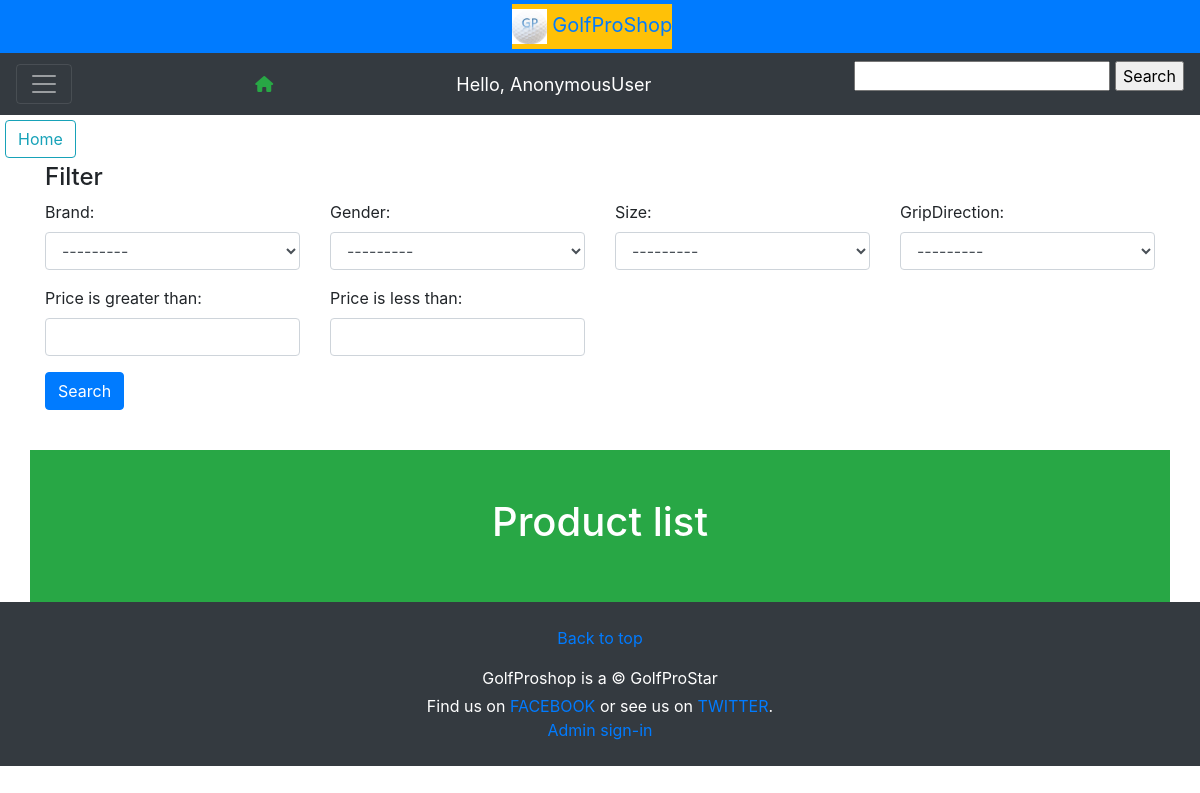
/ProductList/, run on an earlier commit of the app's database.
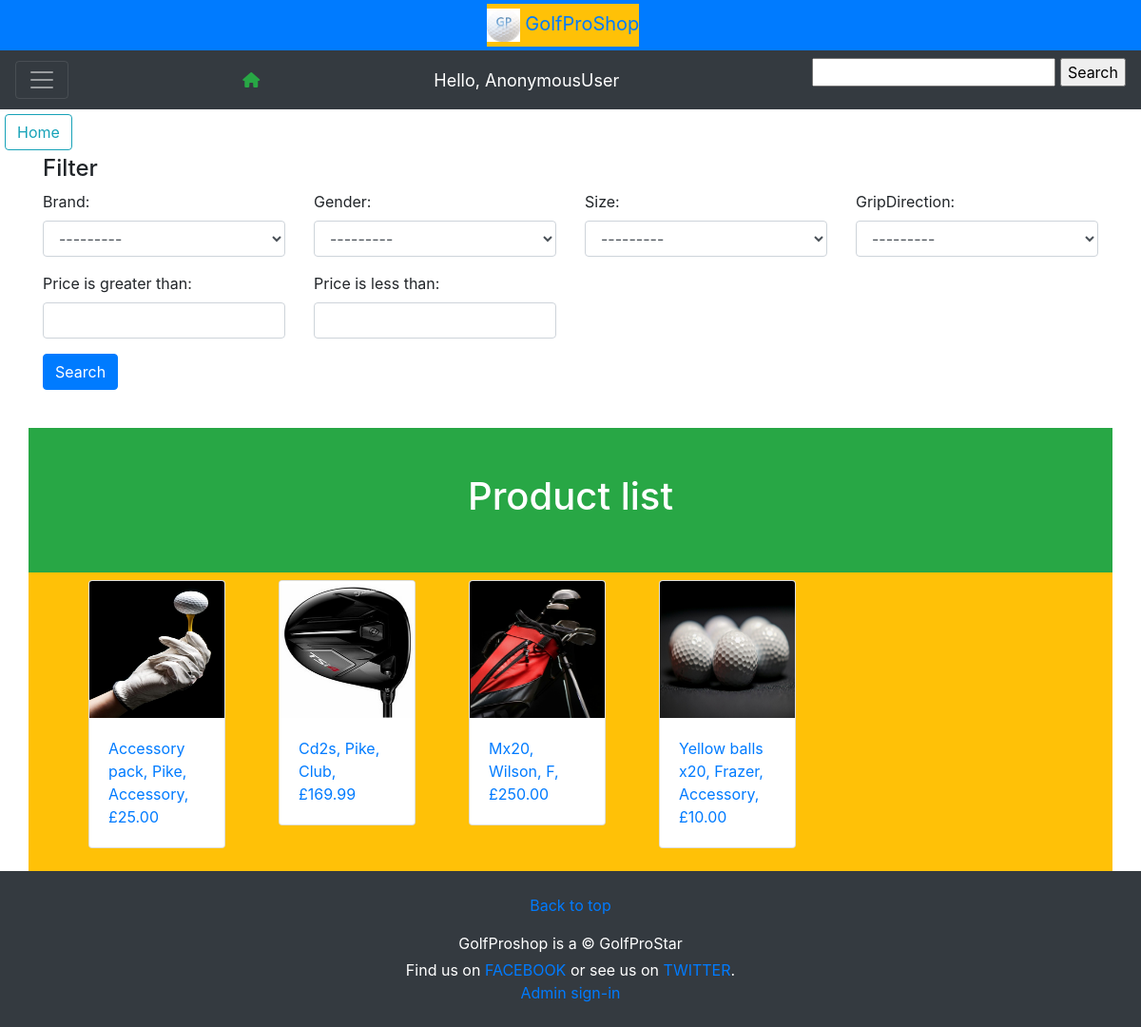
And on a later commit of the database.
### golfshop/models.py (models this page shows, shortened)
class Product(models.Model):
    BRAND_CHOICES = (('WIL','Wilson'),('PK','Pike'),('FZ','Frazer'))
    GRIPDIRECTION_CHOICES = (('LH','Left hand'),('RH','Right hand'))
    CLUB_TYPE_CHOICES = [
        ('OTHER', (
            ('F','FullSet'),('H','HalfSet'),
            ('DR','Driver'),('W','Wedge'),('P','Putter'),('F','Fairway')
            )
        ),
        ('IRON', (
            ('3i','3 iron'),('4i','4 iron'),('5i','5 iron'),('6i','6 iron'),
            ('7i','7 iron'),('8i','8 iron')
            )
        ),
        ]
    GENDER_CHOICES= (('L','Ladies'),('M','Mens'),('J','Juniors'))
    SIZE_CHOICES= (('SM','Short'),('M','Medium'),('L','Large'))
    STOCKCONDITION= (('OOS','Out of stock'),('IS','In stock'))
    CATEGORY_CHOICES= (('A','Accessory'),('C','Club'),('S','SetOfClubs'))
    image= models.ImageField(upload_to='images/', blank=True)
    name= models.CharField(max_length=20, blank=True)
    brand= models.CharField(max_length=20, choices=BRAND_CHOICES, blank=True)
    category= models.CharField(max_length=20, choices=CATEGORY_CHOICES, blank=True)
    type= models.CharField(max_length=20, choices=CLUB_TYPE_CHOICES, blank=True)
    summary= models.CharField(max_length=200, blank=True)
    size= models.CharField(max_length=10, choices=SIZE_CHOICES, blank=True)
    gripDirection= models.CharField(max_length=10, choices=GRIPDIRECTION_CHOICES, blank=True)
    gender= models.CharField(max_length=10, choices=GENDER_CHOICES, blank=True)
    price= models.DecimalField(max_digits=6, decimal_places=2)
    stockCondition= models.CharField(max_length=10, choices=STOCKCONDITION, default='IS')
    quantity= models.PositiveIntegerField(default=0)

### golfshop/views.py (the view)
# urls.py: path('ProductList/', golfshop.views.productList, name="ProductList"),
def productList(request):
    try:
        product_list = Product.objects.all().order_by("name")
        filter = SearchList(request.GET, queryset=product_list)
    except Product.DoesNotExist:
        raise Http404("Products not found")
    return render(request, 'ProductList.html', {'filter':filter,})

### golfshop/templates/ProductList.html (shortened to what this page needs)
{% extends 'Base.html' %}
{% load static %}
{% block content %}
<a href="{% url 'Home' %}" class="btn btn-outline-info" style="margin:5px" role="button">Home</a>
<br>
{% include 'AdvancedSearch.html' %}
<br>
<div class="container bg-success text-white text-center p-5" >
        <h1>Product list</h1>
</div>
<div class="container  bg-warning text-dark ">
    <div style="display: flex; flex-direction: row; flex-wrap: wrap">
    {% for filter in filter.qs %}
        <ul>
            <div class="card" style="width: 9rem;  margin: 8px">
                <img src="{{ filter.image.url }}" class="card-img-top" style="height: 9rem" alt="golf club">
                    <div class="card-body">
                        <a href="{% url 'SingleProduct' filter.id %}">
                            {{filter.name | capfirst}}, {{filter.get_brand_display}},
                            {{filter.get_category_display}}, £{{filter.price}}
                        </a>
                    </div>
            </div>
        </ul>
    {% endfor %}
    </div>
</div>
{% endblock %}

### golfshop/templates/Base.html (shortened to what this page needs)
{% load static %}
    <head>
        <link rel="stylesheet" href="https://stackpath.bootstrapcdn.com/bootstrap/4.5.0/css/bootstrap.min.css">
        <link rel="stylesheet" type="text/css" href="{% static "fontawesome/css/all.min.css" %}" />
      </head>
    <body>
<div class="p-1 bg-primary text-white text-center">
  <a class="navbar-brand  bg-warning" href="/">
    <img src="{% static 'images/GolfProLogo.jpg' %}" alt="" width="35" height="35">
     GolfProShop</a>
</div>
{% include 'Navbar.html' %}
{% block content %}{% endblock %}
<footer class="container-fluid p-4 bg-dark text-white text-center">
        <a href="#">Back to top</a>
        <p class="mb-1">GolfProshop is a &copy; GolfProStar</p>
        <p class="mb-0">Find us on <a href="https://en-gb.facebook.com/">FACEBOOK</a> or see us on <a href="https://twitter.com/?lang=en-gb">TWITTER</a>.</p>
        <a href="{% url 'admin:index' %}">Admin sign-in</a>
</footer>
  </body>
</html>

### golfshop/templates/navbar.html (shortened to what this page needs)
{% load static %}
<nav class="navbar sticky-top  navbar-dark bg-dark">
  <button class="navbar-toggler" type="button" data-toggle="collapse" data-target="#navbarNav" aria-controls="navbarNav" aria-expanded="false" aria-label="Toggle navigation">
    <span class="navbar-toggler-icon"></span>
  </button>
  <a class="fas fa-home text-success" href="{% url 'Home' %}"></a>
  <span class="greet">Hello, {{request.user}}</span>
  <form action="{% url 'SearchResults' %}" method="GET">
    <input type="text" name="name">
    <input type="submit" name="submit" value="Search">
  </form>
</nav>

### golfshop/templates/AdvancedSearch.html (shortened to what this page needs)
{% load static %}
{% load widget_tweaks %}
<form method='GET' action=''>
    <div class="container ">
        <h4 style="margin-top: 0">Filter</h4>
        <div class="row">
            <div class="form-group col-sm-4 col-md-3">
                {{ filter.form.brand.label_tag }}
                {% render_field filter.form.brand class="form-control" %}
            </div>
            <div class="form-group col-sm-4 col-md-3">
                {{ filter.form.gender.label_tag }}
                {% render_field filter.form.gender class="form-control" %}
            </div>
            <div class="form-group col-sm-4 col-md-3">
                {{ filter.form.size.label_tag }}
                {% render_field filter.form.size class="form-control" %}
            </div>
            <div class="form-group col-sm-4 col-md-3">
                {{ filter.form.gripDirection.label_tag }}
                {% render_field filter.form.gripDirection class="form-control" %}
            </div>
            <div class="form-group col-sm-4 col-md-3">
                {{ filter.form.minPrice.label_tag }}
                {% render_field filter.form.minPrice class="form-control" %}
            </div>
            <div class="form-group col-sm-4 col-md-3">
                {{ filter.form.maxPrice.label_tag }}
                {% render_field filter.form.maxPrice class="form-control" %}
            </div>
        </div>
        <button type="submit" class="btn btn-primary ">
             Search
        </button>
</div>
</form>

### golfshop/templates/navbar.html (style rules this page uses)
.greet { font-size: 18px; color: #fff; margin-right: 20px; }

What changed in the data, as far as the page shows it:
added Product: image (picture), name "Accessory pack", brand "Pike", category "Accessory", price "25.00"
added Product: image (picture), name "Cd2s", brand "Pike", category "Club", price "169.99"
added Product: image (picture), name "Mx20", brand "Wilson", category "F", price "250.00"
added Product: image (picture), name "Yellow balls x20", brand "Frazer", category "Accessory", price "10.00"
